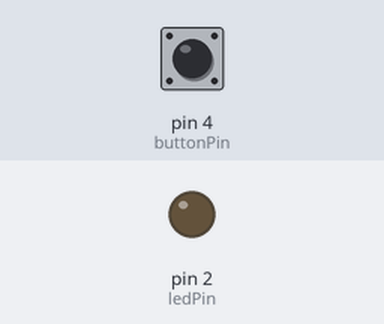
Recording of a sketch running on a simulated Arduino Uno, built with avr-gcc and run on an emulated ATmega328P. On the bench: output pins drawn as LEDs (lit = HIGH). Inputs (shaded band) come from the test bench; at power-on: pin 4 (buttonPin) LOW.

Above: at 1.2 s.
1.3 s: pin 4 (buttonPin) pulled HIGH for 0.15 s
At 2.3 s:
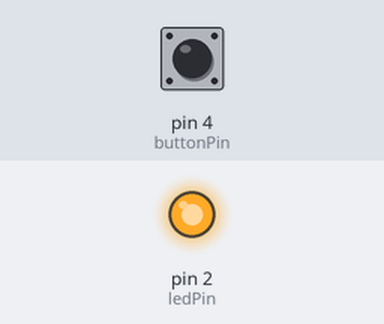
4.4 s: pin 4 (buttonPin) pulled HIGH for 1 s
At 7.4 s:
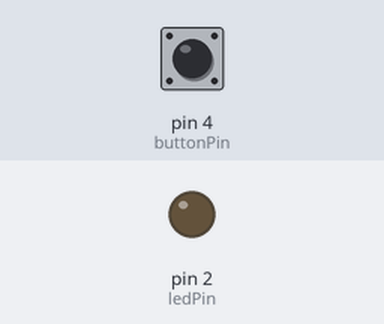
7.9 s: pin 4 (buttonPin) pulled HIGH for 3.2 s
At 8.5 s:
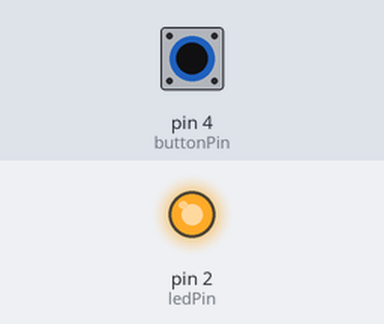
Timing chart, 0 to 13.4 s (numbered marks = the images above; inputs shaded):
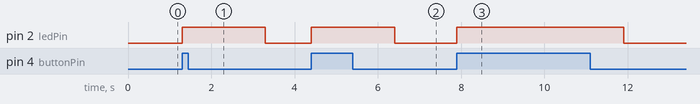

Measured:
- after the input at 1.3 s, pin 2 (ledPin): LOW → HIGH at once, → LOW 2.0 s later
- after the input at 4.4 s, pin 2 (ledPin): LOW → HIGH at once, → LOW 2.0 s later
- after the input at 7.9 s, pin 2 (ledPin): LOW → HIGH at once, → LOW 4.0 s later

The sketch:

ButtonBlink.ino
```cpp
/*
  Button

  Turns on and off a light emitting diode(LED) connected to digital pin 13,
  when pressing a pushbutton attached to pin 2.

  The circuit:
  - LED attached from pin 13 to ground
  - pushbutton attached to pin 2 from +5V
  - 10K resistor attached to pin 2 from ground

  - Note: on most Arduinos there is already an LED on the board
    attached to pin 13.

  created 2005
  by DojoDave <http://www.0j0.org>
  modified 30 Aug 2011
  by Tom Igoe

  This example code i.0s in the public domain.

  http://www.arduino.cc/en/Tutorial/Button
*/

// constants won't change. They're used here to set pin numbers:
const int buttonPin = 4;     // the number of the pushbutton pin
const int ledPin =  2;      // the number of the LED pin

// variables will change:
int buttonState = 0;         // variable for reading the pushbutton status

void setup() {
  // initialize the LED pin as an output:
  pinMode(ledPin, OUTPUT);
  // initialize the pushbutton pin as an input:
  pinMode(buttonPin, INPUT);
}

void loop() {
  // read the state of the pushbutton value:
  buttonState = digitalRead(buttonPin);

  // check if the pushbutton is pressed. If it is, the buttonState is HIGH:
  if (buttonState == HIGH) {
    // turn LED on:
    digitalWrite(ledPin, HIGH);
    delay(1000);
    digitalWrite(ledPin, HIGH);
    delay(1000);

  } else {
    // turn LED off:
    digitalWrite(ledPin, LOW);
  }
}
```
